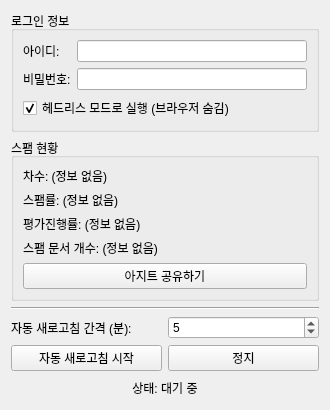
<?xml version="1.0" encoding="UTF-8"?>
<ui version="4.0">
 <class>SpamStatusWindow</class>
 <widget class="QWidget" name="SpamStatusWindow">
  <property name="geometry">
   <rect>
    <x>0</x>
    <y>0</y>
    <width>330</width>
    <height>410</height>
   </rect>
  </property>
  <property name="windowTitle">
   <string>스팸 현황</string>
  </property>
  <layout class="QVBoxLayout" name="verticalLayout">
   <item>
    <widget class="QGroupBox" name="groupBox_login">
     <property name="title">
      <string>로그인 정보</string>
     </property>
     <layout class="QVBoxLayout" name="verticalLayout_3">
      <item>
       <layout class="QFormLayout" name="formLayout">
        <item row="0" column="0">
         <widget class="QLabel" name="label">
          <property name="text">
           <string>아이디:</string>
          </property>
         </widget>
        </item>
        <item row="0" column="1">
         <widget class="QLineEdit" name="lineEdit_username"/>
        </item>
        <item row="1" column="0">
         <widget class="QLabel" name="label_2">
          <property name="text">
           <string>비밀번호:</string>
          </property>
         </widget>
        </item>
        <item row="1" column="1">
         <widget class="QLineEdit" name="lineEdit_password">
          <property name="echoMode">
           <enum>QLineEdit::Password</enum>
          </property>
         </widget>
        </item>
       </layout>
      </item>
      <item>
       <widget class="QCheckBox" name="checkBox_headless">
        <property name="text">
         <string>헤드리스 모드로 실행 (브라우저 숨김)</string>
        </property>
        <property name="checked">
         <bool>true</bool>
        </property>
       </widget>
      </item>
     </layout>
    </widget>
   </item>
   <item>
    <widget class="QGroupBox" name="groupBox_status">
     <property name="title">
      <string>스팸 현황</string>
     </property>
     <layout class="QVBoxLayout" name="verticalLayout_2">
      <item>
       <widget class="QLabel" name="label_link_txt">
        <property name="text">
         <string>차수: (정보 없음)</string>
        </property>
       </widget>
      </item>
      <item>
       <widget class="QLabel" name="label_spam_percentage">
        <property name="text">
         <string>스팸률: (정보 없음)</string>
        </property>
       </widget>
      </item>
      <item>
       <widget class="QLabel" name="label_progress">
        <property name="text">
         <string>평가진행률: (정보 없음)</string>
        </property>
       </widget>
      </item>
      <item>
       <widget class="QLabel" name="label_spam_doc_count">
        <property name="text">
         <string>스팸 문서 개수: (정보 없음)</string>
        </property>
       </widget>
      </item>
      <item>
       <widget class="QPushButton" name="button_share_agit">
        <property name="text">
         <string>아지트 공유하기</string>
        </property>
       </widget>
      </item>
     </layout>
    </widget>
   </item>
   <item>
    <widget class="Line" name="line">
     <property name="orientation">
      <enum>Qt::Horizontal</enum>
     </property>
    </widget>
   </item>
   <item>
    <layout class="QHBoxLayout" name="horizontalLayout">
     <item>
      <widget class="QLabel" name="label_5">
       <property name="text">
        <string>자동 새로고침 간격 (분):</string>
       </property>
      </widget>
     </item>
     <item>
      <widget class="QSpinBox" name="spinBox_interval">
       <property name="minimum">
        <number>1</number>
       </property>
       <property name="maximum">
        <number>1440</number>
       </property>
       <property name="value">
        <number>5</number>
       </property>
      </widget>
     </item>
    </layout>
   </item>
   <item>
    <layout class="QHBoxLayout" name="horizontalLayout_2">
     <item>
      <widget class="QPushButton" name="button_start">
       <property name="text">
        <string>자동 새로고침 시작</string>
       </property>
      </widget>
     </item>
     <item>
      <widget class="QPushButton" name="button_stop">
       <property name="text">
        <string>정지</string>
       </property>
      </widget>
     </item>
    </layout>
   </item>
   <item>
    <widget class="QLabel" name="label_status">
     <property name="text">
      <string>상태: 대기 중</string>
     </property>
     <property name="alignment">
      <set>Qt::AlignCenter</set>
     </property>
    </widget>
   </item>
  </layout>
 </widget>
 <resources/>
 <connections/>
</ui>
